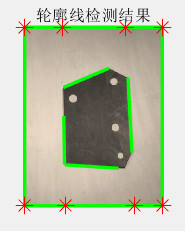
%> input picture 1.jpg, 185 x 231 px
$ octave --eval "hole_detection_system;"   (GNU Octave 9; MATLAB toolbox functions it lacks are replaced by stand-ins)
%> lines starting %> are read from the running program, lines starting %| are printed output that depends on the picture; in (x1, y1, x2, y2) boxes, pixels count from 0 and x2, y2 are one past the last pixel; in counts of white or black regions, pixels touching at a corner belong together; the program's own positions count from 1
function hole_detection_system()
% 板材冲孔质量检测系统
% 包含图像预处理、边缘提取、圆孔识别与拟合、轮廓线识别与拟合四个主要模块

% 读取图像
[filename, pathname] = uigetfile({'*.jpg;*.png;*.bmp', '图像文件 (*.jpg, *.png, *.bmp)'});
%> the answer given: 1.jpg
if filename == 0
    return;
end
img = imread(fullfile(pathname, filename));
%> img is the input picture: size 231x185x3 uint8; mean R, G, B 185.4, 192.2, 169.1

%% 1. 图像预处理模块
% 1.1 图像灰度化
if size(img, 3) == 3
    gray_img = rgb2gray(img);
else
    gray_img = img;
end

% 1.2 自适应中值滤波去噪
filtered_img = adaptive_median_filter(gray_img);

% 1.3 对比度增强
filtered_img = imadjust(filtered_img, stretchlim(filtered_img, [0.05 0.95]));
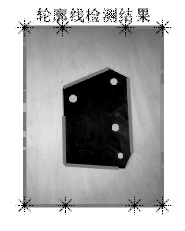
%> filtered_img: size 231x185 uint8; min 0, max 255, mean 176.3

%% 2. 图像分割与ROI提取模块
% 2.1 使用多级阈值分割
T1 = graythresh(filtered_img);  % Otsu方法计算全局阈值
%> T1 = 0.527
binary_img = imbinarize(filtered_img, T1);
%> binary_img: size 231x185 logical; 75.9% white; 118 black regions (107 under 20 px), largest, box (x1, y1, x2, y2) and area: (62, 67, 133, 170) 6143, (20, 12, 165, 70) 2229, (21, 150, 167, 210) 1249

% 确保目标为白色（值为1），背景为黑色（值为0）
if mean(binary_img(:)) < 0.5
    binary_img = ~binary_img;
end

% 2.2 形态学处理改善边缘
se1 = strel('disk', 3);
% 先进行开运算去除噪点
binary_img = imopen(binary_img, se1);
%> binary_img: size 231x185 logical; 73.1% white; 6 black regions (1 under 20 px), largest, box (x1, y1, x2, y2) and area: (62, 67, 133, 170) 6153, (17, 8, 171, 103) 3617, (18, 137, 171, 214) 1554, (138, 8, 150, 22) 125, (23, 112, 26, 131) 57
% 再进行闭运算连接边缘
binary_img = imclose(binary_img, se1);
%> binary_img: size 231x185 logical; 75.6% white; 8 black regions, largest, box (x1, y1, x2, y2) and area: (62, 68, 133, 170) 6150, (34, 9, 168, 58) 2929, (126, 172, 168, 211) 767

% 2.3 保留内部圆孔
% 标记连通区域
[L, num] = bwlabel(~binary_img, 8);
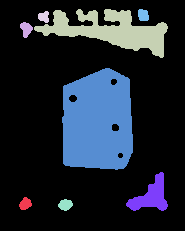
%> L: size 231x185 double; 9 distinct labels, from 0 to 8; one colour per label, 0 black
%> num = 8
stats = regionprops(L, 'Area', 'Circularity');
%> stats = 8 regions; Area and Circularity: 6150 0.839, 2929 0.17, 767 0.486, 131 0.813, 128 0.936, 117 0.925, 113 0.926, 97 0.813

% 找出圆形区域（圆孔）
is_hole = false(num, 1);
%> is_hole = [false; false; false; false; false; false; false; false]
for i = 1:num
    if stats(i).Area > 50 && stats(i).Area < 5000 && stats(i).Circularity > 0.8
        is_hole(i) = true;
    end
end
%> this loop made 8 passes
%> after the loop, is_hole = [true; true; false; true; true; false; false; true]

% 重建二值图像，保留圆孔
binary_img_with_holes = binary_img;
for i = 1:num
    if is_hole(i)
        binary_img_with_holes(L == i) = 0;  % 将圆孔区域设为黑色
    end
end

% 2.4 ROI提取
% 移除小面积区域
binary_img = binary_img_with_holes;
binary_img = bwareaopen(binary_img, 50);  % 降低面积阈值以保留更多细节
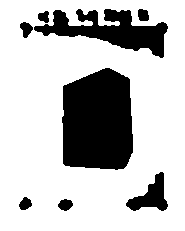
%> binary_img: size 231x185 logical; 75.3% white; 8 black regions
roi = extract_roi(binary_img);
%> in extract_roi, `stats = regionprops(binary_img, 'BoundingBox');`: stats = 1 region; box (x1, y1, x2, y2): (0, 0, 185, 231)
%> in extract_roi, `bbox = stats(1).BoundingBox;`: bbox = [0.5 0.5 185 231]
%> in extract_roi, `x = round(bbox(1));`: x = 1
%> in extract_roi, `w = round(bbox(3));`: w = 185
%> in extract_roi, `h = round(bbox(4));`: h = 231

%% 3. 边缘提取模块
% 3.1 Canny边缘检测
% 使用二值图像进行边缘检测，而不是滤波后的图像
[~, thresh] = edge(binary_img, 'Canny');
%> thresh = [0.154 0.385]
edges = edge(binary_img, 'Canny', [0.1 0.3]);  % 使用较低的阈值以检测更多边缘
%> edges: size 231x185 logical; 2.8% white in thin lines or dots, all inside (x1, y1, x2, y2) = (19, 9, 168, 211)

% 3.2 检测内部圆孔边缘
% 使用Sobel算子增强圆形边缘
[Gx, Gy] = imgradientxy(filtered_img, 'sobel');
grad_mag = imgradient(Gx, Gy);
circle_edges = grad_mag > mean(grad_mag(:)) + 2*std(grad_mag(:));
%> circle_edges: size 231x185 logical; 6.4% white in thin lines or dots
circle_edges = bwareaopen(circle_edges, 20);  % 移除小区域
%> circle_edges: size 231x185 logical; 5.9% white in thin lines or dots

% 3.3 形态学处理优化边缘
se1 = strel('line', 3, 0);    % 水平线
se2 = strel('line', 3, 90);   % 垂直线
se3 = strel('line', 3, 45);   % 45度线
se4 = strel('line', 3, -45);  % -45度线
se5 = strel('disk', 2);       % 圆形结构元素，用于增强圆孔边缘

% 连接断开的边缘
edges = imdilate(edges | circle_edges, [se1 se2 se3 se4 se5]);
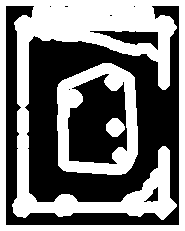
%> edges: size 231x185 logical; 47.3% white; 3 white regions, box (x1, y1, x2, y2) and area: (0, 0, 185, 231) 15966, (57, 63, 138, 175) 3967, (106, 118, 125, 137) 262
edges = bwmorph(edges, 'bridge');  % 连接断开的边缘
%> edges: size 231x185 logical; 47.3% white; 2 white regions, box (x1, y1, x2, y2) and area: (0, 0, 185, 231) 15980, (57, 63, 138, 175) 4241
edges = bwmorph(edges, 'clean');   % 移除孤立点
edges = bwmorph(edges, 'spur');    % 移除毛刺
edges = bwmorph(edges, 'thin', Inf);  % 细化边缘
%> edges: size 231x185 logical; 4.3% white in thin lines or dots

% 3.4 使用区域属性过滤小的边缘段
edges = bwareaopen(edges, 30);  % 移除小于30像素的连通区域

% 3.5 提取工件轮廓和内部边缘
% 获取二值图像的边界，包括内部孔的边界
boundary = bwperim(binary_img);
%> boundary: size 231x185 logical; 4.4% white in thin lines or dots
% 合并所有边缘
edges = edges | boundary;
%> edges: size 231x185 logical; 8.3% white in thin lines or dots

% 显示中间结果用于调试
figure('Name', '图像处理中间结果', 'NumberTitle', 'off');
subplot(3,2,1); imshow(gray_img); title('灰度图像');
subplot(3,2,2); imshow(filtered_img); title('滤波和对比度增强');
subplot(3,2,3); imshow(binary_img); title('二值化结果');
subplot(3,2,4); imshow(roi); title('ROI提取结果');
subplot(3,2,5);
imshow(edges);
title('边缘检测结果（包含圆孔）');

% 显示直方图
subplot(3,2,6);
imhist(filtered_img);
title('图像直方图');
hold on;
y_limits = ylim;
plot([T1*255 T1*255], [0 y_limits(2)], 'r-', 'LineWidth', 2);
legend('直方图', '阈值');
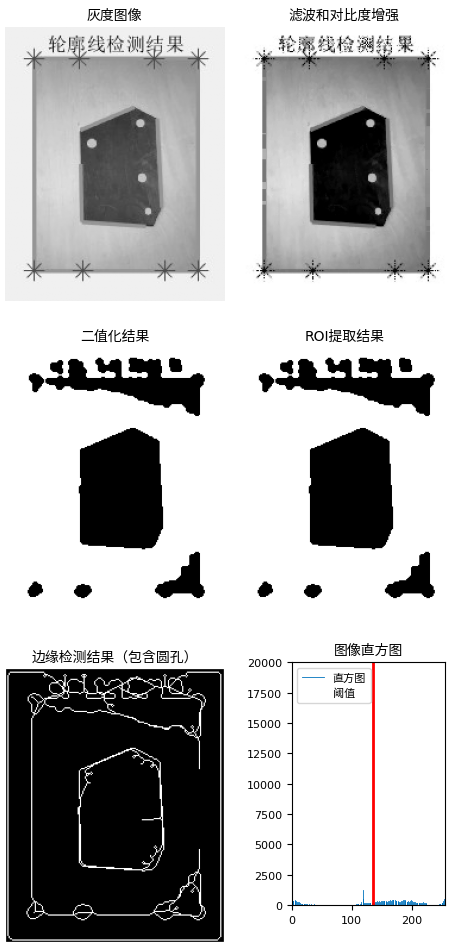
%> figure redrawn from the program's plot data, 6 panels
hold off;

%% 4. 圆孔识别与拟合模块
% 使用边缘检测结果进行圆检测
[centers, radii] = imfindcircles(edges, [20 100], ...
    'ObjectPolarity', 'bright', ...
    'Sensitivity', 0.95, ...
    'EdgeThreshold', 0.1, ...
    'Method', 'PhaseCode');
%> centers = 17 rows, first 12: [110 89.18; 134.2 44.57; 144.3 217.3; 106.2 145.3; 47.08 185.8; 42.97 139.9; 86.35 188.4; 143.4 73; 44.44 111.4; 134.9 183.2; 152.9 4.14; 70.83 11.48]; radii = 17 values, max 34.82 at index 2, min 20.59 at index 1, mean 25.51

% 如果没有检测到圆，尝试使用二值掩码
if isempty(centers)
    holes_mask = ~binary_img_with_holes & binary_img;
    [centers, radii] = imfindcircles(holes_mask, [20 100], ...
        'ObjectPolarity', 'dark', ...
        'Sensitivity', 0.92, ...
        'EdgeThreshold', 0.1);
end

%% 5. 轮廓线识别与拟合模块
% 使用工件的二值图像边缘进行轮廓检测
workpiece_edges = bwperim(binary_img_with_holes);
%> workpiece_edges: size 231x185 logical; 4.5% white in thin lines or dots

% 获取ROI区域
stats = regionprops(binary_img_with_holes, 'BoundingBox', 'Area');
%> stats = 5 regions; box (x1, y1, x2, y2) and Area: (0, 0, 185, 231) 32165, (69, 95, 77, 102) 44, (112, 124, 119, 131) 43, (111, 79, 117, 85) 30, (118, 153, 123, 158) 21
if ~isempty(stats)
    % 选择最大面积的区域作为工件
    [~, max_idx] = max([stats.Area]);
%> max_idx = 1
    bbox = stats(max_idx).BoundingBox;
%> bbox = [0.5 0.5 185 231]
    roi_x = round(bbox(1));
%> roi_x = 1
    roi_y = round(bbox(2));
%> roi_y = 1
    roi_w = round(bbox(3));
%> roi_w = 185
    roi_h = round(bbox(4));
%> roi_h = 231

    % 创建ROI掩码，并添加边距
    margin = 10;  % 添加10像素的边距
    roi_mask = false(size(workpiece_edges));
    roi_y_min = max(1, roi_y - margin);
%> roi_y_min = 1
    roi_y_max = min(size(workpiece_edges,1), roi_y + roi_h + margin);
%> roi_y_max = 231
    roi_x_min = max(1, roi_x - margin);
%> roi_x_min = 1
    roi_x_max = min(size(workpiece_edges,2), roi_x + roi_w + margin);
%> roi_x_max = 185
    roi_mask(roi_y_min:roi_y_max, roi_x_min:roi_x_max) = true;
%> roi_mask: size 231x185 logical; every value is 1

    % 只保留ROI区域内的边缘
    workpiece_edges = workpiece_edges & roi_mask;

    % 移除图像边框
    border_margin = 20;  % 设置边框区域的宽度
    workpiece_edges(1:border_margin,:) = 0;  % 清除上边框
    workpiece_edges(end-border_margin:end,:) = 0;  % 清除下边框
    workpiece_edges(:,1:border_margin) = 0;  % 清除左边框
    workpiece_edges(:,end-border_margin:end) = 0;  % 清除右边框
%> workpiece_edges: size 231x185 logical; 1.9% white in thin lines or dots, all inside (x1, y1, x2, y2) = (20, 20, 164, 210)
end

% 外轮廓检测
[H_outer, theta_outer, rho_outer] = hough(workpiece_edges);
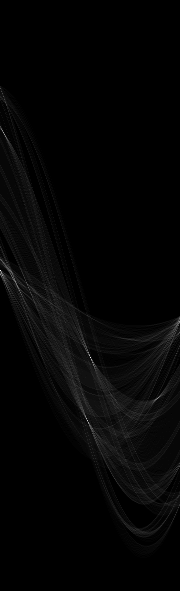
%> H_outer: size 591x180 double; min 0, max 71, mean 1.4; drawn with min black and max white
%> theta_outer = 180 values from -90 to 89; rho_outer = 591 values from -295 to 295
P_outer = houghpeaks(H_outer, 12, 'threshold', ceil(0.25*max(H_outer(:))));  % 增加峰值点数量，降低阈值
%> P_outer = [271 1; 358 91; 421 88; 133 4; 399 158; 282 16; 365 94; 278 13; 291 20; 325 178; 261 2; 271 10]
lines = houghlines(workpiece_edges, theta_outer, rho_outer, P_outer, ...
    'FillGap', 25, 'MinLength', 25);  % 增加填充间隙，减小最小长度
%> lines = 10 lines; longest, point1 to point2 (x, y): (32, 26) to (156, 26), (79, 36) to (163, 59), (63, 87) to (63, 164), (130, 79) to (134, 153), (23, 36) to (89, 38), (21, 29) to (75, 38)

% 合并相近的线段
if ~isempty(lines)
    merged_lines = [];
    used = false(1, length(lines));
%> used = [false false false false false false false false false false]

    for i = 1:length(lines)
        if used(i)
            continue;
        end

        current_line = lines(i);
        used(i) = true;

        % 计算当前线段的角度
        dx = current_line.point2(1) - current_line.point1(1);
        dy = current_line.point2(2) - current_line.point1(2);
        angle1 = atan2(dy, dx);

        % 寻找可以合并的线段
        for j = i+1:length(lines)
            if used(j)
                continue;
            end

            % 计算待比较线段的角度
            dx = lines(j).point2(1) - lines(j).point1(1);
            dy = lines(j).point2(2) - lines(j).point1(2);
            angle2 = atan2(dy, dx);

            % 放宽合并条件
            angle_diff = abs(mod(angle1 - angle2 + pi, pi));
            if angle_diff < 0.3 && ...  % 增加角度容差
               (norm(current_line.point2 - lines(j).point1) < 40 || ...  % 增加距离容差
                norm(current_line.point1 - lines(j).point2) < 40)

                % 合并两条线段
                points = [current_line.point1; current_line.point2;
                         lines(j).point1; lines(j).point2];
                [~, idx] = max(pdist2(mean(points), points));
                opposite_idx = mod(idx + 2, 4);
                if opposite_idx == 0
                    opposite_idx = 4;
                end

                current_line.point1 = points(idx, :);
                current_line.point2 = points(opposite_idx, :);
                used(j) = true;
            end
        end

        merged_lines = [merged_lines, current_line];
    end
%> this loop made 10 passes
%> angle1 on passes 2, 3, 4, 5, 6, 8: 1.57, 1.52, 0.0408, 2.73, 0.267, 0.314
%> after the loop, current_line.point1 = [21 29]; current_line.point2 = [75 38]; idx = 3; opposite_idx = 1; points = [95 39; 135 52; 23 36; 89 38]; used = [true true true true true true true true true true]

    lines = merged_lines;
%> lines = 8 lines; point1 to point2 (x, y): (32, 26) to (156, 26), (63, 87) to (63, 164), (130, 79) to (134, 153), (23, 36) to (95, 39), (163, 59) to (108, 42), (21, 29) to (75, 38), (71, 168) to (120, 170), (106, 68) to (63, 87)
end

% 添加轮廓闭合处理
if ~isempty(lines)
    % 找到所有线段端点
    endpoints = [];
    for i = 1:length(lines)
        endpoints = [endpoints; lines(i).point1; lines(i).point2];
    end
%> this loop made 8 passes
%> endpoints on passes 1 to 3: [32 26; 156 26], [32 26; 156 26; 63 87; 63 164], [32 26; 156 26; 63 87; 63 164; 130 79; 134 153]
%> after the loop, endpoints = 16 rows, first 12: [32 26; 156 26; 63 87; 63 164; 130 79; 134 153; 71 168; 120 170; 106 68; 63 87; 163 59; 108 42]

    % 寻找未闭合的端点（与其他端点距离较远的点）
    n_endpoints = size(endpoints, 1);
%> n_endpoints = 16
    unclosed = false(n_endpoints, 1);
%> unclosed = [false; false; false; false; false; false; false; false; false; false; false; false; false; false; false; false]
    for i = 1:n_endpoints
        min_dist = inf;
        for j = 1:n_endpoints
            if i ~= j
                dist = norm(endpoints(i,:) - endpoints(j,:));
                min_dist = min(min_dist, dist);
            end
        end
        if min_dist > 30  % 设置闭合阈值
            unclosed(i) = true;
        end
    end
%> this loop made 16 passes
%> after the loop, dist = 54.74; unclosed = [false; true; false; false; false; false; false; false; false; false; true; false; false; false; false; false]

    % 连接未闭合的端点
    unclosed_points = endpoints(unclosed,:);
%> unclosed_points = [156 26; 163 59]
    if size(unclosed_points, 1) >= 2
        for i = 1:2:size(unclosed_points, 1)
            if i+1 <= size(unclosed_points, 1)
                % 创建与原始线段结构相同的新线段
                new_line = struct('point1', unclosed_points(i,:), ...
                                'point2', unclosed_points(i+1,:), ...
                                'theta', 0, ...
                                'rho', 0);
                lines = [lines, new_line];
            end
        end
%> this loop made 1 pass
%> new_line on pass 1: 1 line; point1 to point2 (x, y): (156, 26) to (163, 59)
    end
end

% 获取角点
corners = [];
if length(lines) >= 2
    for i = 1:length(lines)-1
        for j = i+1:length(lines)
            corner = line_intersection(lines(i), lines(j));
            if ~isempty(corner)
                % 检查角点是否在ROI区域内
                if corner(1) >= roi_x && corner(1) <= roi_x+roi_w && ...
                   corner(2) >= roi_y && corner(2) <= roi_y+roi_h
                    corners = [corners; corner];
                end
            end
        end
    end
%> after the loop, corners = 25 rows, first 12: [63 26; 127.1 26; 56.24 26; 3 26; 156 26; 63 167.7; 63 87; 63 28.09; 63 37.67; 63 36; 135 170.6; 128.9 57.9]

    % 合并相近的角点
    if ~isempty(corners)
        corners = merge_close_corners(corners);
    end
end

%% 6. 显示结果
display_results(img, edges, centers, radii, lines, corners);
end

function filtered = adaptive_median_filter(img)
% 自适应中值滤波实现
[m, n] = size(img);
filtered = zeros(m, n);
min_window = 3;
max_window = 7;

for i = 1:m
    for j = 1:n
        window_size = min_window;
        while window_size <= max_window
            window = get_window(img, i, j, window_size);
            z_min = min(window(:));
            z_max = max(window(:));
            z_med = median(window(:));
            z_xy = img(i,j);

            if z_med > z_min && z_med < z_max
                if z_xy > z_min && z_xy < z_max
                    filtered(i,j) = z_xy;
                else
                    filtered(i,j) = z_med;
                end
                break;
            else
                window_size = window_size + 2;
                if window_size > max_window
                    filtered(i,j) = z_med;
                end
            end
        end
    end
end
filtered = uint8(filtered);
end

% [27 lines left out: functions get_window, iterative_threshold, not called in this run]

function roi = extract_roi(binary_img)
% ROI提取
stats = regionprops(binary_img, 'BoundingBox');
if ~isempty(stats)
    bbox = stats(1).BoundingBox;
    x = round(bbox(1));
    y = round(bbox(2));
    w = round(bbox(3));
    h = round(bbox(4));
    roi = binary_img(y:y+h-1, x:x+w-1);
else
    roi = binary_img;
end
end

% [52 lines left out: functions detect_and_fit_circles, detect_and_fit_contours, line_intersection, not called in this run]

function display_results(original_img, edges, centers, radii, lines, corners)
% 显示检测结果
figure('Name', '板材冲孔质量检测结果', 'NumberTitle', 'off');

% 原图
subplot(2,2,1);
imshow(original_img);
title('原始图像');

% 边缘检测结果
subplot(2,2,2);
imshow(edges);
title('边缘检测结果');

% 圆孔检测结果
subplot(2,2,3);
imshow(original_img);
hold on;
if ~isempty(centers)
    viscircles(centers, radii, 'EdgeColor', 'b', 'LineWidth', 1.5);
    % 标注圆心和半径
    for i = 1:size(centers, 1)
        plot(centers(i,1), centers(i,2), 'b+', 'MarkerSize', 10, 'LineWidth', 2);
        text(centers(i,1)+10, centers(i,2)+10, ...
             sprintf('R=%.1f', radii(i)), ...
             'Color', 'blue', 'FontSize', 8);
    end
end
title('圆孔检测结果');
hold off;

% 轮廓线检测结果
subplot(2,2,4);
imshow(original_img);
hold on;
% 绘制轮廓线
for k = 1:length(lines)
    xy = [lines(k).point1; lines(k).point2];
    plot(xy(:,1), xy(:,2), 'LineWidth', 2, 'Color', 'green');
end
% 绘制角点
if ~isempty(corners)
    plot(corners(:,1), corners(:,2), 'r*', 'MarkerSize', 10);
end
title('轮廓线检测结果');
hold off;
end

function merged_corners = merge_close_corners(corners)
% 合并相近的角点
if isempty(corners)
    merged_corners = corners;
    return;
end

% 设置距离阈值
dist_threshold = 10;

% 初始化标记数组
n = size(corners, 1);
%> n = 25
merged = false(n, 1);
%> merged = 25 logical values, 0 true
merged_corners = [];

% 遍历所有角点
for i = 1:n
    if merged(i)
        continue;
    end

    % 计算当前角点与其他角点的距离
    distances = sqrt(sum((corners - corners(i,:)).^2, 2));
    close_corners_idx = distances < dist_threshold;

    % 计算相近角点的平均位置
    cluster_corners = corners(close_corners_idx, :);
    merged_corner = mean(cluster_corners, 1);

    % 添加合并后的角点
    merged_corners = [merged_corners; merged_corner];
    merged(close_corners_idx) = true;
end
%> this loop made 25 passes
%> (cluster_corners, merged_corner) on passes 9, 12, 14, 16, 17, 21, 22: ([63 28.09; 63 37.67; 63 36], [63 33.92]), ([128.9 57.9; 128.3 48.29], [128.6 53.09]), ([128.3 48.29; 127.9 40.37; 128.3 46.88], [128.2 45.18]), ([141.4 52.34; 146.8 49.97], [144.1 51.15]), ([165 41.92; 159.9 44.2; 159.3 41.68], [161.4 42.6]), ([128.3 46.88; 118.5 45.26], [123.4 46.07]), ([163 59; 161.6 52.43], [162.3 55.72])
%> after the loop, merged = 25 logical values, 25 true; merged_corners = 16 rows, first 12: [60.75 26.7; 127.1 26; 3 26; 156 26; 63 167.7; 63 87; 63 33.92; 135 170.6; 128.6 53.09; 128.2 45.18; 144.1 51.15; 161.4 42.6]
end
%> in hole_detection_system, `corners = merge_close_corners(corners);`: corners has the same summary as merged_corners in merge_close_corners
%> the loop in display_results, `for i = 1:size(centers, 1)` made 17 passes
%> the loop in display_results, `for k = 1:length(lines)` made 9 passes
%> xy on passes 1 to 8: [32 26; 156 26], [63 87; 63 164], [130 79; 134 153], [71 168; 120 170], [106 68; 63 87], [163 59; 108 42], [23 36; 95 39], [21 29; 75 38]
%> `hole_detection_system;`:
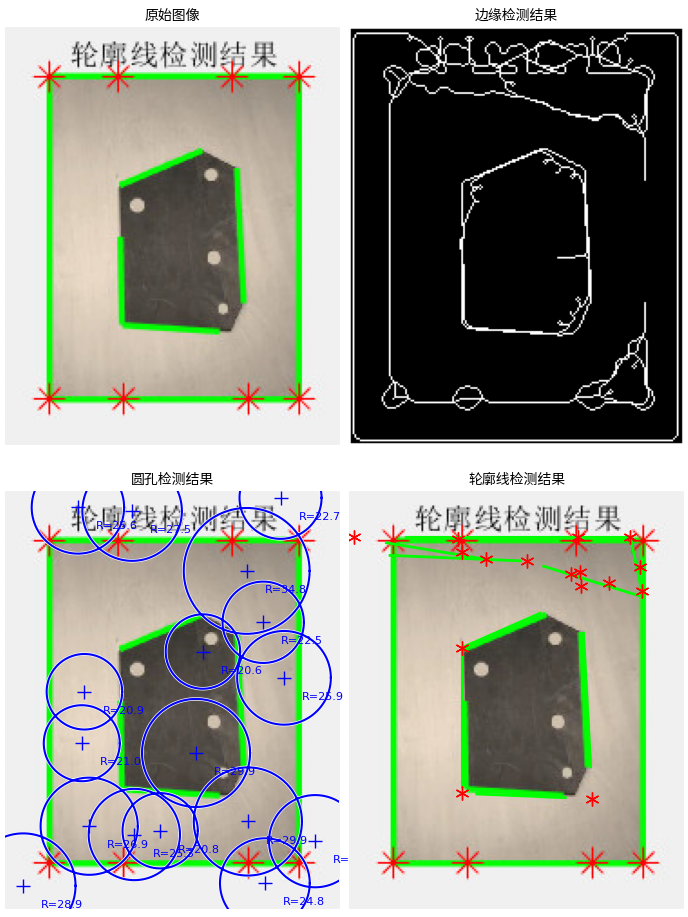
%> figure redrawn from the program's plot data, 4 panels
